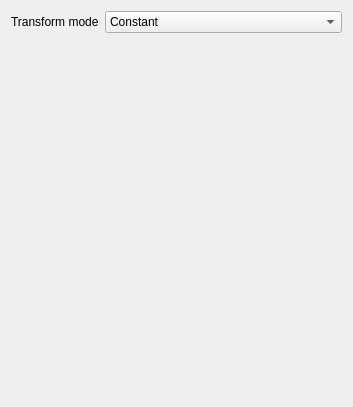
<?xml version="1.0" encoding="UTF-8"?>
<ui version="4.0">
 <class>PartDesignGui::TaskPipeScaling</class>
 <widget class="QWidget" name="PartDesignGui::TaskPipeScaling">
  <property name="geometry">
   <rect>
    <x>0</x>
    <y>0</y>
    <width>353</width>
    <height>407</height>
   </rect>
  </property>
  <property name="windowTitle">
   <string>Form</string>
  </property>
  <layout class="QVBoxLayout" name="verticalLayout_3">
   <item>
    <layout class="QHBoxLayout" name="horizontalLayout">
     <item>
      <widget class="QLabel" name="label_2">
       <property name="text">
        <string>Transform mode</string>
       </property>
      </widget>
     </item>
     <item>
      <widget class="QComboBox" name="comboBoxScaling">
       <property name="sizePolicy">
        <sizepolicy hsizetype="Expanding" vsizetype="Fixed">
         <horstretch>0</horstretch>
         <verstretch>0</verstretch>
        </sizepolicy>
       </property>
       <item>
        <property name="text">
         <string>Constant</string>
        </property>
       </item>
       <item>
        <property name="text">
         <string>Multisection</string>
        </property>
       </item>
      </widget>
     </item>
    </layout>
   </item>
   <item>
    <widget class="QStackedWidget" name="stackedWidget">
     <property name="currentIndex">
      <number>0</number>
     </property>
     <widget class="QWidget" name="constant"/>
     <widget class="QWidget" name="multisection">
      <layout class="QVBoxLayout" name="verticalLayout_2">
       <item>
        <layout class="QHBoxLayout" name="horizontalLayout_4">
         <item>
          <widget class="QToolButton" name="buttonRefAdd">
           <property name="enabled">
            <bool>true</bool>
           </property>
           <property name="text">
            <string>Add Section</string>
           </property>
           <property name="checkable">
            <bool>true</bool>
           </property>
           <property name="checked">
            <bool>false</bool>
           </property>
          </widget>
         </item>
         <item>
          <widget class="QToolButton" name="buttonRefRemove">
           <property name="text">
            <string>Remove Section</string>
           </property>
           <property name="checkable">
            <bool>true</bool>
           </property>
          </widget>
         </item>
         <item>
          <spacer name="horizontalSpacer">
           <property name="orientation">
            <enum>Qt::Horizontal</enum>
           </property>
           <property name="sizeHint" stdset="0">
            <size>
             <width>40</width>
             <height>20</height>
            </size>
           </property>
          </spacer>
         </item>
        </layout>
       </item>
       <item>
        <widget class="QListWidget" name="listWidgetReferences"/>
       </item>
      </layout>
     </widget>
    </widget>
   </item>
  </layout>
 </widget>
 <resources/>
 <connections>
  <connection>
   <sender>comboBoxScaling</sender>
   <signal>currentIndexChanged(int)</signal>
   <receiver>stackedWidget</receiver>
   <slot>setCurrentIndex(int)</slot>
   <hints>
    <hint type="sourcelabel">
     <x>237</x>
     <y>24</y>
    </hint>
    <hint type="destinationlabel">
     <x>176</x>
     <y>225</y>
    </hint>
   </hints>
  </connection>
 </connections>
</ui>
